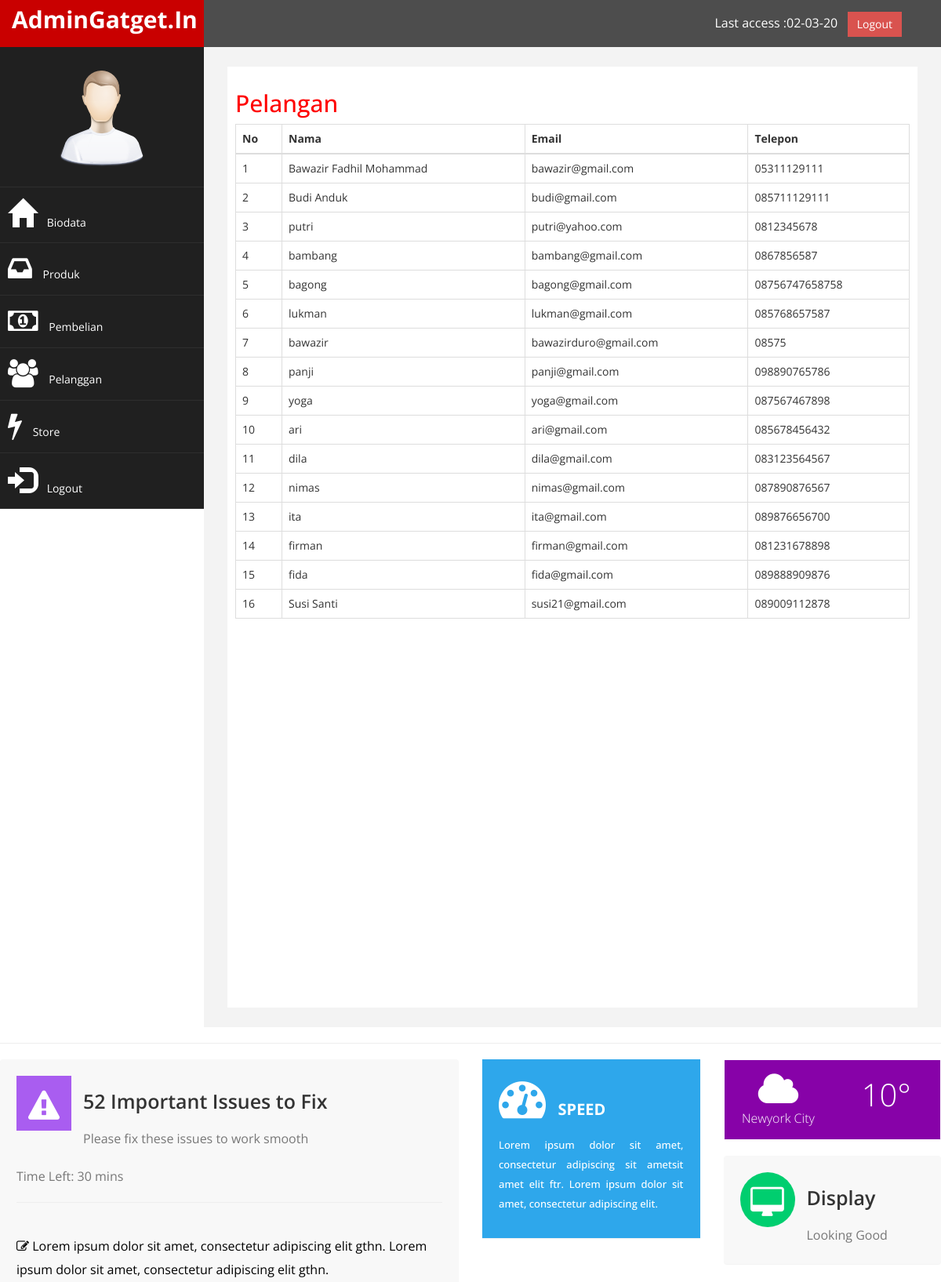
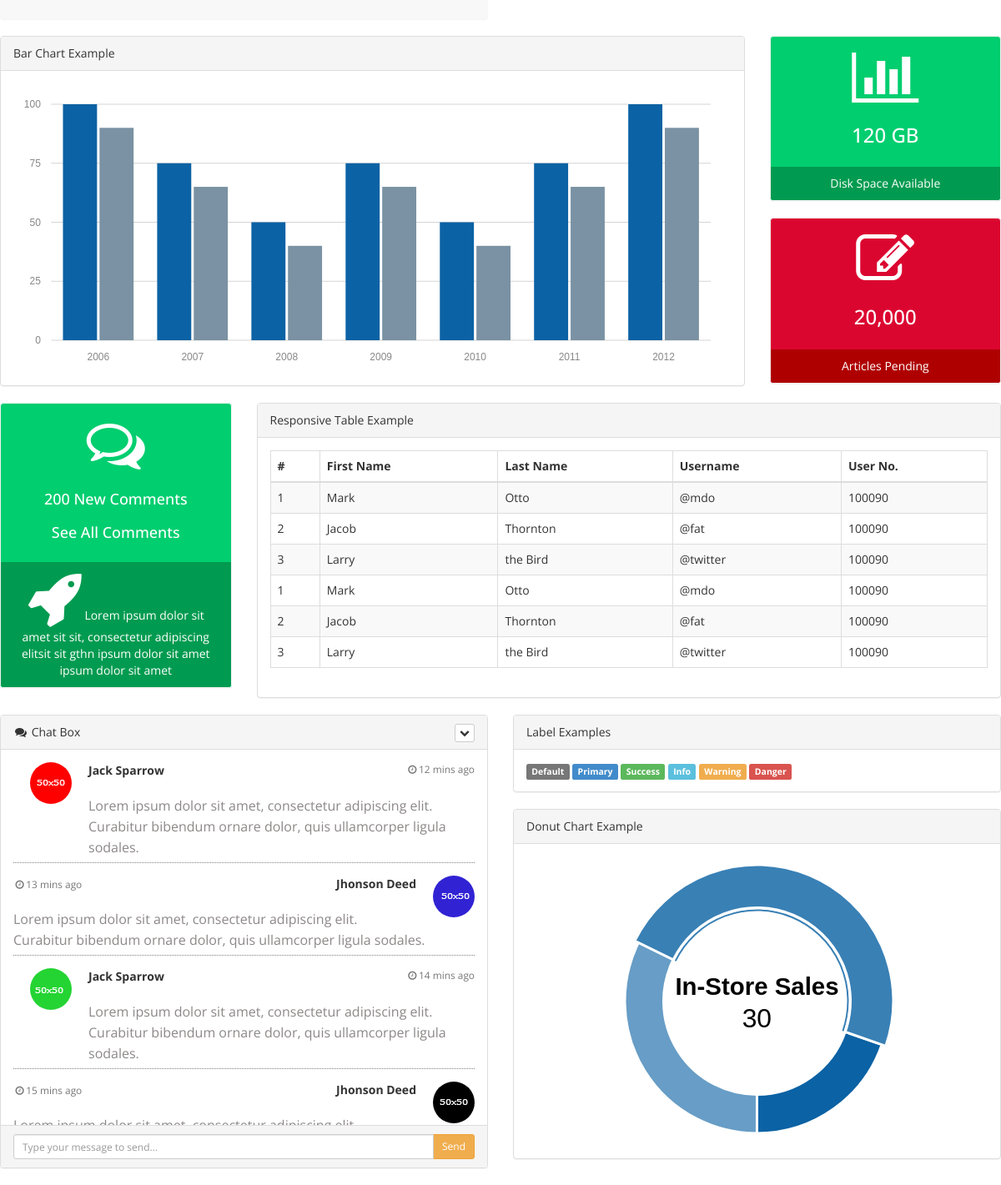
/admin/index.php?halaman=pelanggan, run on the app's committed database (2 pictures, top to bottom).
### tables this page shows
CREATE TABLE IF NOT EXISTS `pelanggan` (
  `id_pelanggan` int(11) NOT NULL AUTO_INCREMENT,
  `email_pelanggan` varchar(100) NOT NULL,
  `password_pelanggan` varchar(50) NOT NULL,
  `nama_pelanggan` varchar(100) NOT NULL,
  `telepon_pelanggan` varchar(25) NOT NULL,
  `alamat_pelanggan` text NOT NULL,
  PRIMARY KEY (`id_pelanggan`)
);

### admin/pelanggan.php (the view)
<h2>Pelangan</h2>
<table class="table table-bordered">
	<thead>
		<tr>
			<th>No</th>
			<th>Nama</th>
			<th>Email</th>
			<th>Telepon</th>
		</tr>
	</thead>
	<tbody>
		<?php $nomor=1;?>
		<?php $ambil=$koneksi->query("SELECT * FROM pelanggan"); ?>
		<?php while($pecah = $ambil->fetch_assoc()){ ?>
		<tr>
			<td><?php echo $nomor; ?></td>
			<td><?php echo $pecah['nama_pelanggan']; ?></td>
			<td><?php echo $pecah['email_pelanggan']; ?></td>
			<td><?php echo $pecah['telepon_pelanggan']; ?></td>
		</tr>
		<?php $nomor++;  ?>
	<?php } ?>
	</tbody>
</table>

### admin/assets/css/custom.css (style rules this page uses)
body { font-family: 'Open Sans', sans-serif; }
h2 { color: #f00; }

### data on the page
pelanggan: nama_pelanggan "Bawazir Fadhil Mohammad", email_pelanggan "bawazir@gmail.com", telepon_pelanggan "05311129111"
pelanggan: nama_pelanggan "Budi Anduk", email_pelanggan "budi@gmail.com", telepon_pelanggan "085711129111"
pelanggan: nama_pelanggan "putri", email_pelanggan "putri@yahoo.com", telepon_pelanggan "0812345678"
pelanggan: nama_pelanggan "bambang", email_pelanggan "bambang@gmail.com", telepon_pelanggan "0867856587"
pelanggan: nama_pelanggan "bagong", email_pelanggan "bagong@gmail.com", telepon_pelanggan "08756747658758"
pelanggan: nama_pelanggan "lukman", email_pelanggan "lukman@gmail.com", telepon_pelanggan "085768657587"
pelanggan: nama_pelanggan "bawazir", email_pelanggan "bawazirduro@gmail.com", telepon_pelanggan "08575"
pelanggan: nama_pelanggan "panji", email_pelanggan "panji@gmail.com", telepon_pelanggan "098890765786"
pelanggan: nama_pelanggan "yoga", email_pelanggan "yoga@gmail.com", telepon_pelanggan "087567467898"
pelanggan: nama_pelanggan "ari", email_pelanggan "ari@gmail.com", telepon_pelanggan "085678456432"
pelanggan: nama_pelanggan "dila", email_pelanggan "dila@gmail.com", telepon_pelanggan "083123564567"
pelanggan: nama_pelanggan "nimas", email_pelanggan "nimas@gmail.com", telepon_pelanggan "087890876567"
pelanggan: nama_pelanggan "ita", email_pelanggan "ita@gmail.com", telepon_pelanggan "089876656700"
pelanggan: nama_pelanggan "firman", email_pelanggan "firman@gmail.com", telepon_pelanggan "081231678898"
pelanggan: nama_pelanggan "fida", email_pelanggan "fida@gmail.com", telepon_pelanggan "089888909876"
pelanggan: nama_pelanggan "Susi Santi", email_pelanggan "susi21@gmail.com", telepon_pelanggan "089009112878"
